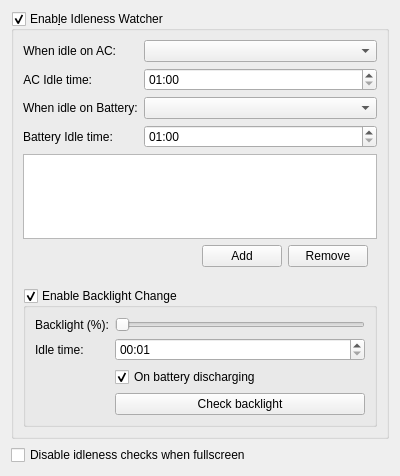
<?xml version="1.0" encoding="UTF-8"?>
<ui version="4.0">
 <class>IdlenessWatcherSettings</class>
 <widget class="QWidget" name="IdlenessWatcherSettings">
  <property name="geometry">
   <rect>
    <x>0</x>
    <y>0</y>
    <width>400</width>
    <height>476</height>
   </rect>
  </property>
  <layout class="QVBoxLayout" name="verticalLayout">
   <item>
    <widget class="QGroupBox" name="idlenessWatcherGroupBox">
     <property name="title">
      <string>Enab&amp;le Idleness Watcher</string>
     </property>
     <property name="checkable">
      <bool>true</bool>
     </property>
     <layout class="QVBoxLayout" name="verticalLayout_2">
      <item>
       <layout class="QFormLayout" name="formLayout">
        <item row="0" column="0">
         <widget class="QLabel" name="idleTimeACLabel">
          <property name="sizePolicy">
           <sizepolicy hsizetype="Expanding" vsizetype="Preferred">
            <horstretch>0</horstretch>
            <verstretch>0</verstretch>
           </sizepolicy>
          </property>
          <property name="text">
           <string>When idle on AC:</string>
          </property>
          <property name="alignment">
           <set>Qt::AlignRight|Qt::AlignTrailing|Qt::AlignVCenter</set>
          </property>
         </widget>
        </item>
        <item row="0" column="1">
         <widget class="QComboBox" name="idleACActionComboBox"/>
        </item>
        <item row="1" column="0">
         <widget class="QLabel" name="idleACActionLabel">
          <property name="sizePolicy">
           <sizepolicy hsizetype="Expanding" vsizetype="Preferred">
            <horstretch>0</horstretch>
            <verstretch>0</verstretch>
           </sizepolicy>
          </property>
          <property name="text">
           <string>AC Idle time:</string>
          </property>
          <property name="alignment">
           <set>Qt::AlignRight|Qt::AlignTrailing|Qt::AlignVCenter</set>
          </property>
         </widget>
        </item>
        <item row="1" column="1">
         <widget class="QTimeEdit" name="idleACTimeEdit">
          <property name="toolTip">
           <string>Minutes:Seconds (min: 01:30)</string>
          </property>
          <property name="minimumDateTime">
           <datetime>
            <hour>22</hour>
            <minute>1</minute>
            <second>0</second>
            <year>2000</year>
            <month>1</month>
            <day>1</day>
           </datetime>
          </property>
          <property name="displayFormat">
           <string>mm:ss</string>
          </property>
         </widget>
        </item>
        <item row="2" column="0">
         <widget class="QLabel" name="idleTimeBatteryLabel">
          <property name="text">
           <string>When idle on Battery:</string>
          </property>
         </widget>
        </item>
        <item row="2" column="1">
         <widget class="QComboBox" name="idleBatteryActionComboBox"/>
        </item>
        <item row="3" column="0">
         <widget class="QLabel" name="idleBatteryActionLabel">
          <property name="text">
           <string>Battery Idle time:</string>
          </property>
         </widget>
        </item>
        <item row="3" column="1">
         <widget class="QTimeEdit" name="idleBatteryTimeEdit">
          <property name="toolTip">
           <string>Minutes:Seconds (min: 01:30)</string>
          </property>
          <property name="minimumDateTime">
           <datetime>
            <hour>22</hour>
            <minute>1</minute>
            <second>0</second>
            <year>2000</year>
            <month>1</month>
            <day>1</day>
           </datetime>
          </property>
          <property name="displayFormat">
           <string>mm:ss</string>
          </property>
         </widget>
        </item>
       </layout>
      </item>
      <item>
       <widget class="QListWidget" name="pauseIdlenessCheckTimesListWidget"/>
      </item>
      <item>
       <widget class="QWidget" name="pauseIdlenessCheckTimesButtonBar" native="true">
        <layout class="QHBoxLayout" name="horizontalLayout">
         <property name="topMargin">
          <number>0</number>
         </property>
         <item>
          <spacer name="horizontalSpacer">
           <property name="orientation">
            <enum>Qt::Horizontal</enum>
           </property>
           <property name="sizeHint" stdset="0">
            <size>
             <width>40</width>
             <height>20</height>
            </size>
           </property>
          </spacer>
         </item>
         <item>
          <widget class="QPushButton" name="addPauseIdlenessCheckTimeButton">
           <property name="text">
            <string>Add</string>
           </property>
          </widget>
         </item>
         <item>
          <widget class="QPushButton" name="removePauseIdlenessCheckTimeButton">
           <property name="text">
            <string>Remove</string>
           </property>
          </widget>
         </item>
        </layout>
       </widget>
      </item>
      <item>
       <widget class="QDialogButtonBox" name="buttonBox">
        <property name="standardButtons">
         <set>QDialogButtonBox::NoButton</set>
        </property>
        <property name="centerButtons">
         <bool>false</bool>
        </property>
       </widget>
      </item>
      <item>
       <widget class="QGroupBox" name="idlenessBacklightWatcherGroupBox">
        <property name="title">
         <string>Enable Backlight Change</string>
        </property>
        <property name="checkable">
         <bool>true</bool>
        </property>
        <layout class="QFormLayout" name="formLayout_2">
         <item row="1" column="0">
          <widget class="QLabel" name="backlightLabel">
           <property name="text">
            <string>Backlight (%):</string>
           </property>
          </widget>
         </item>
         <item row="2" column="0">
          <widget class="QLabel" name="idleTimeBacklightLabel">
           <property name="text">
            <string>Idle time:</string>
           </property>
          </widget>
         </item>
         <item row="2" column="1">
          <widget class="QTimeEdit" name="idleTimeBacklightTimeEdit">
           <property name="toolTip">
            <string>Minutes:Seconds</string>
           </property>
           <property name="maximumTime">
            <time>
             <hour>22</hour>
             <minute>59</minute>
             <second>59</second>
            </time>
           </property>
           <property name="minimumTime">
            <time>
             <hour>0</hour>
             <minute>0</minute>
             <second>1</second>
            </time>
           </property>
           <property name="currentSection">
            <enum>QDateTimeEdit::MinuteSection</enum>
           </property>
           <property name="displayFormat">
            <string>mm:ss</string>
           </property>
          </widget>
         </item>
         <item row="3" column="1">
          <widget class="QCheckBox" name="onBatteryDischargingCheckBox">
           <property name="text">
            <string>On battery discharging </string>
           </property>
           <property name="checked">
            <bool>true</bool>
           </property>
          </widget>
         </item>
         <item row="4" column="1">
          <widget class="QPushButton" name="checkBacklightButton">
           <property name="text">
            <string>Check backlight</string>
           </property>
          </widget>
         </item>
         <item row="1" column="1">
          <widget class="QSlider" name="backlightSlider">
           <property name="maximum">
            <number>100</number>
           </property>
           <property name="pageStep">
            <number>1</number>
           </property>
           <property name="orientation">
            <enum>Qt::Horizontal</enum>
           </property>
          </widget>
         </item>
        </layout>
       </widget>
      </item>
     </layout>
    </widget>
   </item>
   <item>
    <widget class="QCheckBox" name="disableIdlenessFullscreenBox">
     <property name="text">
      <string>Disable idleness checks when fullscreen</string>
     </property>
    </widget>
   </item>
  </layout>
 </widget>
 <resources/>
 <connections/>
</ui>
